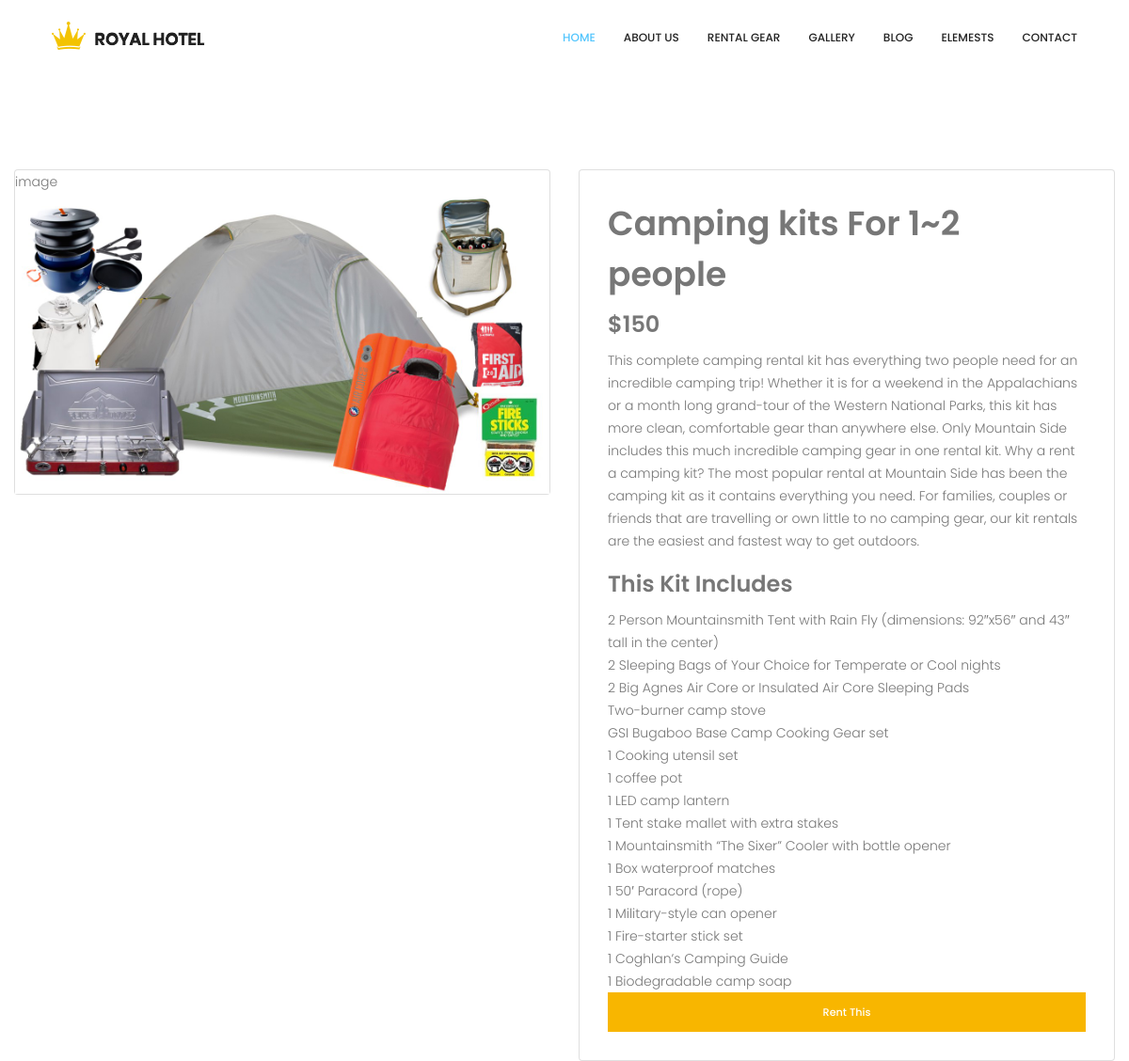
The page /pages/single-item.php?item_id=1 on the database its author committed.
### tables this page shows
CREATE TABLE `items` (
  `item_id` int(11) NOT NULL,
  `category_id` int(11) NOT NULL,
  `item_name` varchar(100) NOT NULL,
  `item_details` text NOT NULL,
  `item_price` int(11) NOT NULL,
  `item_quantity` int(11) NOT NULL,
  `item_included` text NOT NULL
);

### classes/Config.php (called while the page is built, shortened)
<?php
class Config{
    private $servername = "localhost";
    private $username = "root";
    private $password = "root";
    private $database = "portfolio";
    public function __construct()
    {
        $conn = new mysqlI($this->servername,$this->username,$this->password,$this->database);
        $this->conn = $conn;
    }
}

### classes/Item.php (called while the page is built, shortened)
<?php
require_once("Config.php");
class Item extends Config
{
    public function getSingleItem($id)
    {
        $sql = "SELECT * FROM items
                INNER JOIN categories ON items.category_id=categories.category_id
                WHERE items.item_id = $id";
        $result = $this->conn->query($sql);
        if($result->num_rows <= 0){
            return false;
        }
        elseif($this->conn->error){
            echo $this->conn->error;
        }
        else{
            return $result->fetch_assoc();
        }
    }
}

### pages/single-item.php (the view, shortened to what this page needs)
<?php
require_once("../classes/Item.php");
$item = new Item;
$item_id = $_GET['item_id'];
$get_item = $item->getSingleItem($item_id);
?>
<!doctype html>
<html lang="en">
<head>
    <link rel="stylesheet" href="css/bootstrap.css">
    <link rel="stylesheet" href="vendors/linericon/style.css">
    <link rel="stylesheet" href="css/font-awesome.min.css">
    <link rel="stylesheet" href="vendors/owl-carousel/owl.carousel.min.css">
    <link rel="stylesheet" href="vendors/bootstrap-datepicker/bootstrap-datetimepicker.min.css">
    <link rel="stylesheet" href="vendors/nice-select/css/nice-select.css">
    <link rel="stylesheet" href="vendors/owl-carousel/owl.carousel.min.css">
    <link rel="stylesheet" href="css/style.css">
    <link rel="stylesheet" href="css/responsive.css">
</head>
<body>
    <header class="header_area">
        <div class="container">
            <nav class="navbar navbar-expand-lg navbar-light">
    <a class="navbar-brand logo_h" href="index.html"><img src="image/Logo.png" alt=""></a>
    <div class="collapse navbar-collapse offset" id="navbarSupportedContent">
                    <ul class="nav navbar-nav menu_nav ml-auto">
                        <li class="nav-item active"><a class="nav-link" href="index.html">Home</a></li>
                        <li class="nav-item"><a class="nav-link" href="about.html">About us</a></li>
                        <li class="nav-item"><a class="nav-link" href="accomodation.html">Rental Gear</a></li>
                        <li class="nav-item"><a class="nav-link" href="gallery.html">Gallery</a></li>
                        <li class="nav-item submenu dropdown">
                            <a href="#" class="nav-link dropdown-toggle" data-toggle="dropdown" role="button"
                                aria-haspopup="true" aria-expanded="false">Blog</a>
                        </li>
                        <li class="nav-item"><a class="nav-link" href="elements.html">Elemests</a></li>
                        <li class="nav-item"><a class="nav-link" href="contact.html">Contact</a></li>
                    </ul>
                </div>
            </nav>
        </div>
    </header>
    <div class="container-fluid" style=margin-top:180px; >
        <div class="row">
                <div class="col-md-6">
                        <div class="card">
                                image
                                <img src="image/CK_4P.jpg" alt="camp">
                        </div>
                </div>
                <div class="col-md-6">
                        <div class="card" style=padding:30px;>
                            <h1><?php echo $get_item['item_name']; ?></h4>
                            <h3>$<?php echo $get_item['item_price']; ?></h3>
                            <p><?php echo $get_item['item_details']; ?>
                             <h3>This Kit Includes</h3>
                             <?php echo $get_item['item_included']; ?>
                             <a href="#" class="genric-btn primary">Rent This</a>
                        </div>
                </div>
        </div>
</div>
</body>

### pages/css/style.css (style rules this page uses)
a { text-decoration: none; -webkit-transition: all 0.3s ease-in-out; -o-transition: all 0.3s ease-in-out; transition: all 0.3s ease-in-out; }
body { line-height: 24px; font-size: 14px; font-family: "Poppins", sans-serif; font-weight: 300; color: #777777; }
h1, h2, h3, h4, h5, h6 { font-family: "Poppins", sans-serif; font-weight: 600; }
@media (min-width: 1200px) { .container { max-width: 1170px; } }
.header_area { position: absolute; top: 0; left: 0; width: 100%; z-index: 20; }
.navbar { padding: 0px; border: 0px; border-radius: 0px; }
.navbar { background: #fff; padding: 0px 25px; }
.navbar .logo_h { padding-top: 0px; }
.navbar .menu_nav .nav-item .nav-link { font: 500 12px/80px "Poppins", sans-serif; color: #222222; text-transform: uppercase; padding: 0px; }
.navbar .menu_nav .nav-item .nav-link:after { display: none; }
.navbar .menu_nav .nav-item:hover .nav-link, .navbar .menu_nav .nav-item.active .nav-link { color: #52c5fd; }
.navbar .menu_nav .nav-item.submenu { position: relative; }
.navbar .menu_nav .nav-item + li { margin-left: 30px; }
.primary { background: #52c5fd; }
.primary:before { background: #2faae6; }
h1 { font-size: 36px; }
h3 { font-size: 24px; }
h1, h2, h3, h4, h5, h6 { line-height: 1.5em; }
.genric-btn { display: inline-block; outline: none; line-height: 40px; padding: 0 30px; font-size: .8em; text-align: center; text-decoration: none; font-weight: 500; cursor: pointer; -webkit-transition: all 0.3s ease 0s; -moz-transition: all 0.3s ease 0s; -o-transition: all 0.3s ease 0s; transition: all 0.3s ease 0s; }
.genric-btn.primary { color: #fff; background: #f8b600; border: 1px solid transparent; }

### rows shown on the page
items: item_name "Camping kits For 1~2 people", item_price "150", item_details "This complete camping rental kit has everything two people need for an incredible camping trip! Whether it is for a weekend in the Appalachians or a month long grand-tour of the Western National Parks, this kit has more clean, comfortable gear than anywhere else. Only Mountain Side includes this much incredible camping gear in one rental kit. Why a rent a camping kit? The most popular rental at Mountain Side has been the camping kit as it contains everything you need. For families, couples or friends that are travelling or own little to no camping gear, our kit rentals are the easiest and fastest way to get outdoors.", item_included "2 Person Mountainsmith Tent with Rain Fly (dimensions: 92″x56″ and 43″ tall in the center) 2 Sleeping Bags of Your Choice for Temperate or Cool nights 2 Big Agnes Air Core or Insulated Air Core Sleeping Pads Two-burner camp stove GSI Bugaboo Base Camp Cooking Gear set 1 Cooking utensil set 1 coffee pot 1 LED camp lantern 1 Tent stake mallet with extra stakes 1 Mountainsmith “The Sixer” Cooler with bottle opener 1 Box waterproof matches 1 50′ Paracord (rope) 1 Military-style can opener 1 Fire-starter stick set 1 Coghlan’s Camping Guide 1 Biodegradable camp soap"
